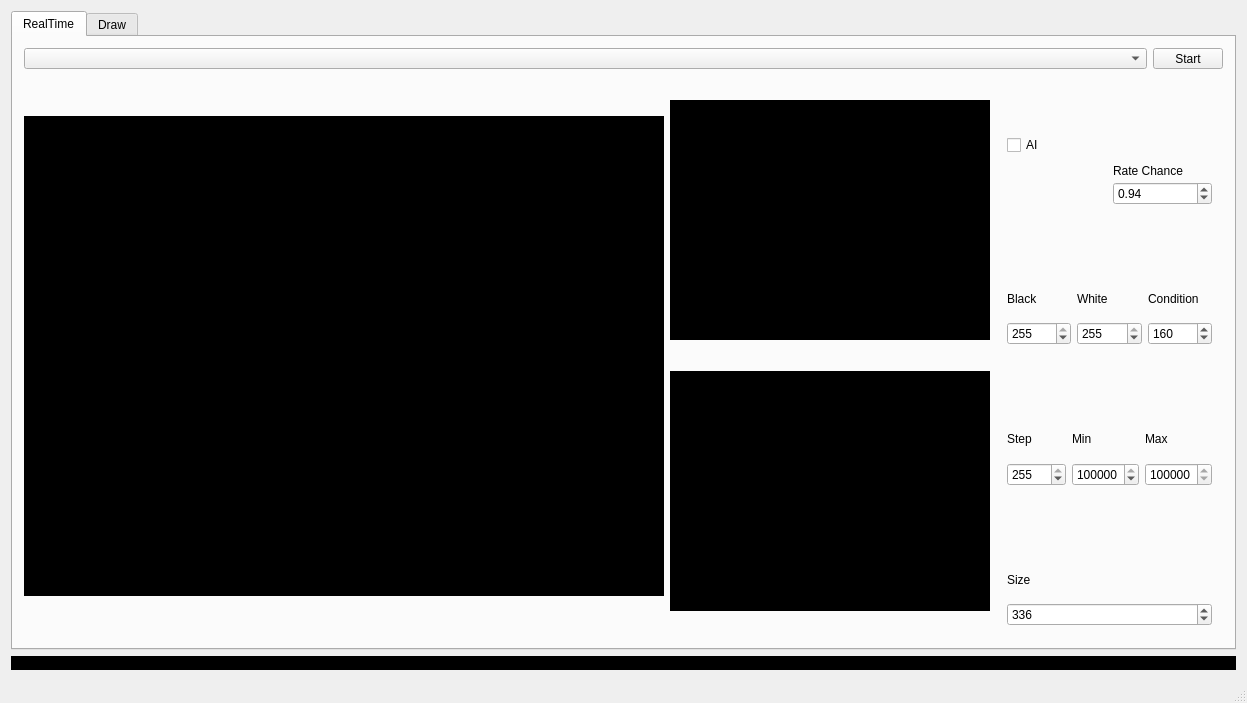
<?xml version="1.0" encoding="UTF-8"?>
<ui version="4.0">
 <class>DigitRecognitionClass</class>
 <widget class="QMainWindow" name="DigitRecognitionClass">
  <property name="geometry">
   <rect>
    <x>0</x>
    <y>0</y>
    <width>1247</width>
    <height>703</height>
   </rect>
  </property>
  <property name="windowTitle">
   <string>DigitRecognition</string>
  </property>
  <widget class="QWidget" name="centralWidget">
   <property name="sizePolicy">
    <sizepolicy hsizetype="Fixed" vsizetype="Fixed">
     <horstretch>0</horstretch>
     <verstretch>0</verstretch>
    </sizepolicy>
   </property>
   <layout class="QVBoxLayout" name="verticalLayout_12">
    <item>
     <widget class="QTabWidget" name="tabWidget">
      <property name="currentIndex">
       <number>0</number>
      </property>
      <widget class="QWidget" name="RealTime">
       <attribute name="title">
        <string>RealTime</string>
       </attribute>
       <layout class="QVBoxLayout" name="verticalLayout_11">
        <item>
         <layout class="QHBoxLayout" name="horizontalLayout">
          <property name="spacing">
           <number>6</number>
          </property>
          <item>
           <widget class="QComboBox" name="deviceBox">
            <property name="sizePolicy">
             <sizepolicy hsizetype="Preferred" vsizetype="Fixed">
              <horstretch>0</horstretch>
              <verstretch>0</verstretch>
             </sizepolicy>
            </property>
            <property name="minimumSize">
             <size>
              <width>0</width>
              <height>21</height>
             </size>
            </property>
            <property name="maximumSize">
             <size>
              <width>16777215</width>
              <height>21</height>
             </size>
            </property>
            <property name="currentIndex">
             <number>-1</number>
            </property>
           </widget>
          </item>
          <item>
           <widget class="QPushButton" name="stopStartButton">
            <property name="maximumSize">
             <size>
              <width>70</width>
              <height>21</height>
             </size>
            </property>
            <property name="text">
             <string>Start</string>
            </property>
           </widget>
          </item>
         </layout>
        </item>
        <item>
         <layout class="QHBoxLayout" name="horizontalLayout_5">
          <item>
           <layout class="QHBoxLayout" name="horizontalLayout_2">
            <item>
             <widget class="QLabel" name="cameraWindow">
              <property name="sizePolicy">
               <sizepolicy hsizetype="Fixed" vsizetype="Fixed">
                <horstretch>0</horstretch>
                <verstretch>0</verstretch>
               </sizepolicy>
              </property>
              <property name="minimumSize">
               <size>
                <width>640</width>
                <height>480</height>
               </size>
              </property>
              <property name="maximumSize">
               <size>
                <width>640</width>
                <height>480</height>
               </size>
              </property>
              <property name="autoFillBackground">
               <bool>false</bool>
              </property>
              <property name="styleSheet">
               <string notr="true">background-color: rgb(0, 0, 0);</string>
              </property>
              <property name="text">
               <string>TextLabel</string>
              </property>
             </widget>
            </item>
            <item>
             <layout class="QVBoxLayout" name="verticalLayout">
              <item>
               <widget class="QLabel" name="invertedGrayscaledWindow">
                <property name="sizePolicy">
                 <sizepolicy hsizetype="Fixed" vsizetype="Fixed">
                  <horstretch>0</horstretch>
                  <verstretch>0</verstretch>
                 </sizepolicy>
                </property>
                <property name="minimumSize">
                 <size>
                  <width>320</width>
                  <height>240</height>
                 </size>
                </property>
                <property name="maximumSize">
                 <size>
                  <width>320</width>
                  <height>240</height>
                 </size>
                </property>
                <property name="autoFillBackground">
                 <bool>false</bool>
                </property>
                <property name="styleSheet">
                 <string notr="true">background-color: rgb(0, 0, 0);</string>
                </property>
                <property name="text">
                 <string>TextLabel</string>
                </property>
               </widget>
              </item>
              <item>
               <widget class="QLabel" name="subImagesWindow">
                <property name="sizePolicy">
                 <sizepolicy hsizetype="Fixed" vsizetype="Fixed">
                  <horstretch>0</horstretch>
                  <verstretch>0</verstretch>
                 </sizepolicy>
                </property>
                <property name="minimumSize">
                 <size>
                  <width>320</width>
                  <height>240</height>
                 </size>
                </property>
                <property name="maximumSize">
                 <size>
                  <width>320</width>
                  <height>240</height>
                 </size>
                </property>
                <property name="autoFillBackground">
                 <bool>false</bool>
                </property>
                <property name="styleSheet">
                 <string notr="true">background-color: rgb(0, 0, 0);</string>
                </property>
                <property name="text">
                 <string/>
                </property>
               </widget>
              </item>
             </layout>
            </item>
           </layout>
          </item>
          <item>
           <widget class="QWidget" name="widget" native="true">
            <layout class="QVBoxLayout" name="verticalLayout_10">
             <item>
              <layout class="QHBoxLayout" name="horizontalLayout_6">
               <property name="topMargin">
                <number>0</number>
               </property>
               <item>
                <widget class="QCheckBox" name="aiCheckBox">
                 <property name="text">
                  <string>AI</string>
                 </property>
                </widget>
               </item>
               <item>
                <layout class="QVBoxLayout" name="verticalLayout_2">
                 <property name="topMargin">
                  <number>80</number>
                 </property>
                 <item>
                  <widget class="QLabel" name="label_5">
                   <property name="maximumSize">
                    <size>
                     <width>16777215</width>
                     <height>10</height>
                    </size>
                   </property>
                   <property name="text">
                    <string>Rate Chance</string>
                   </property>
                  </widget>
                 </item>
                 <item>
                  <widget class="QDoubleSpinBox" name="rateSpin">
                   <property name="decimals">
                    <number>2</number>
                   </property>
                   <property name="minimum">
                    <double>0.000000000000000</double>
                   </property>
                   <property name="maximum">
                    <double>1.000000000000000</double>
                   </property>
                   <property name="singleStep">
                    <double>0.020000000000000</double>
                   </property>
                   <property name="value">
                    <double>0.940000000000000</double>
                   </property>
                  </widget>
                 </item>
                </layout>
               </item>
              </layout>
             </item>
             <item>
              <layout class="QHBoxLayout" name="horizontalLayout_4">
               <item>
                <layout class="QVBoxLayout" name="verticalLayout_4">
                 <property name="topMargin">
                  <number>70</number>
                 </property>
                 <item>
                  <widget class="QLabel" name="label">
                   <property name="text">
                    <string>Black</string>
                   </property>
                  </widget>
                 </item>
                 <item>
                  <widget class="QSpinBox" name="blackSpin">
                   <property name="maximum">
                    <number>255</number>
                   </property>
                   <property name="value">
                    <number>255</number>
                   </property>
                  </widget>
                 </item>
                </layout>
               </item>
               <item>
                <layout class="QVBoxLayout" name="verticalLayout_5">
                 <property name="topMargin">
                  <number>70</number>
                 </property>
                 <item>
                  <widget class="QLabel" name="label_2">
                   <property name="text">
                    <string>White</string>
                   </property>
                  </widget>
                 </item>
                 <item>
                  <widget class="QSpinBox" name="whiteSpin">
                   <property name="maximum">
                    <number>255</number>
                   </property>
                   <property name="value">
                    <number>255</number>
                   </property>
                  </widget>
                 </item>
                </layout>
               </item>
               <item>
                <layout class="QVBoxLayout" name="verticalLayout_3">
                 <property name="topMargin">
                  <number>70</number>
                 </property>
                 <item>
                  <widget class="QLabel" name="label_3">
                   <property name="text">
                    <string>Condition</string>
                   </property>
                  </widget>
                 </item>
                 <item>
                  <widget class="QSpinBox" name="conditionSpin">
                   <property name="maximum">
                    <number>255</number>
                   </property>
                   <property name="value">
                    <number>160</number>
                   </property>
                  </widget>
                 </item>
                </layout>
               </item>
              </layout>
             </item>
             <item>
              <layout class="QHBoxLayout" name="horizontalLayout_3">
               <item>
                <layout class="QVBoxLayout" name="verticalLayout_6">
                 <property name="topMargin">
                  <number>70</number>
                 </property>
                 <item>
                  <widget class="QLabel" name="label_6">
                   <property name="text">
                    <string>Step</string>
                   </property>
                  </widget>
                 </item>
                 <item>
                  <widget class="QSpinBox" name="stepSpin">
                   <property name="minimum">
                    <number>1</number>
                   </property>
                   <property name="maximum">
                    <number>255</number>
                   </property>
                   <property name="singleStep">
                    <number>1</number>
                   </property>
                   <property name="value">
                    <number>255</number>
                   </property>
                  </widget>
                 </item>
                </layout>
               </item>
               <item>
                <layout class="QVBoxLayout" name="verticalLayout_7">
                 <property name="topMargin">
                  <number>70</number>
                 </property>
                 <item>
                  <widget class="QLabel" name="label_7">
                   <property name="text">
                    <string>Min</string>
                   </property>
                  </widget>
                 </item>
                 <item>
                  <widget class="QSpinBox" name="minSpin">
                   <property name="minimum">
                    <number>10000</number>
                   </property>
                   <property name="maximum">
                    <number>10000000</number>
                   </property>
                   <property name="singleStep">
                    <number>10000</number>
                   </property>
                   <property name="value">
                    <number>1010000</number>
                   </property>
                  </widget>
                 </item>
                </layout>
               </item>
               <item>
                <layout class="QVBoxLayout" name="verticalLayout_8">
                 <property name="topMargin">
                  <number>70</number>
                 </property>
                 <item>
                  <widget class="QLabel" name="label_8">
                   <property name="text">
                    <string>Max</string>
                   </property>
                  </widget>
                 </item>
                 <item>
                  <widget class="QSpinBox" name="maxSpin">
                   <property name="minimum">
                    <number>100000</number>
                   </property>
                   <property name="maximum">
                    <number>10000000</number>
                   </property>
                   <property name="singleStep">
                    <number>10000</number>
                   </property>
                   <property name="value">
                    <number>10000000</number>
                   </property>
                  </widget>
                 </item>
                </layout>
               </item>
              </layout>
             </item>
             <item>
              <layout class="QVBoxLayout" name="verticalLayout_9">
               <property name="topMargin">
                <number>70</number>
               </property>
               <item>
                <widget class="QLabel" name="label_9">
                 <property name="text">
                  <string>Size</string>
                 </property>
                </widget>
               </item>
               <item>
                <widget class="QSpinBox" name="digitSizeSpin">
                 <property name="minimum">
                  <number>28</number>
                 </property>
                 <property name="maximum">
                  <number>100000</number>
                 </property>
                 <property name="singleStep">
                  <number>28</number>
                 </property>
                 <property name="value">
                  <number>336</number>
                 </property>
                </widget>
               </item>
              </layout>
             </item>
            </layout>
           </widget>
          </item>
         </layout>
        </item>
       </layout>
      </widget>
      <widget class="QWidget" name="Draw">
       <attribute name="title">
        <string>Draw</string>
       </attribute>
       <widget class="DrawWindow" name="drawWindow">
        <property name="geometry">
         <rect>
          <x>10</x>
          <y>0</y>
          <width>565</width>
          <height>452</height>
         </rect>
        </property>
        <property name="sizePolicy">
         <sizepolicy hsizetype="Fixed" vsizetype="Fixed">
          <horstretch>0</horstretch>
          <verstretch>0</verstretch>
         </sizepolicy>
        </property>
        <property name="minimumSize">
         <size>
          <width>565</width>
          <height>452</height>
         </size>
        </property>
        <property name="maximumSize">
         <size>
          <width>565</width>
          <height>452</height>
         </size>
        </property>
        <property name="autoFillBackground">
         <bool>false</bool>
        </property>
        <property name="styleSheet">
         <string notr="true">background-color: rgb(0, 0, 0);</string>
        </property>
        <property name="text">
         <string/>
        </property>
       </widget>
       <widget class="QPushButton" name="clearButton">
        <property name="geometry">
         <rect>
          <x>580</x>
          <y>40</y>
          <width>75</width>
          <height>23</height>
         </rect>
        </property>
        <property name="text">
         <string>Clear</string>
        </property>
       </widget>
       <widget class="QPushButton" name="recognizeButton">
        <property name="geometry">
         <rect>
          <x>580</x>
          <y>70</y>
          <width>75</width>
          <height>23</height>
         </rect>
        </property>
        <property name="text">
         <string>Recognize</string>
        </property>
       </widget>
      </widget>
     </widget>
    </item>
    <item>
     <widget class="QLabel" name="resultWindow">
      <property name="autoFillBackground">
       <bool>false</bool>
      </property>
      <property name="styleSheet">
       <string notr="true">background-color: rgb(0, 0, 0);
font: 75 60pt &quot;Times New Roman&quot;;
color: rgb(255, 0, 0);</string>
      </property>
      <property name="text">
       <string/>
      </property>
     </widget>
    </item>
   </layout>
  </widget>
  <widget class="QStatusBar" name="statusBar"/>
 </widget>
 <layoutdefault spacing="6" margin="11"/>
 <customwidgets>
  <customwidget>
   <class>DrawWindow</class>
   <extends>QLabel</extends>
   <header>drawwindow.h</header>
  </customwidget>
 </customwidgets>
 <resources>
  <include location="DigitRecognition.qrc"/>
 </resources>
 <connections/>
</ui>
